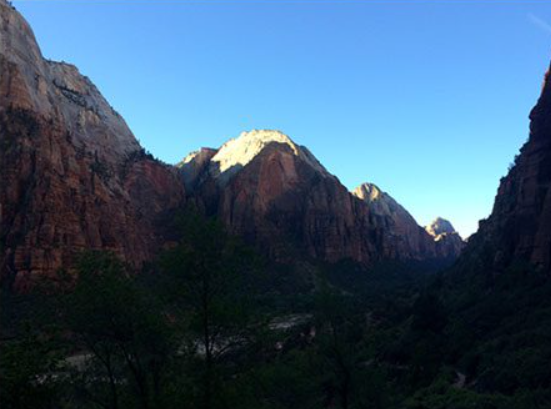
#> input picture lab_images/1.png, 551 x 409 px
$ jupyter execute lab_practice_03.ipynb
#> lines starting #> are read from the running program, lines starting #| are printed output that depends on the picture; after the words box and inside, x2 and y2 are one past the last pixel; in counts of white or black regions, pixels touching at a corner belong together
[cell 1]
import numpy as np
import cv2
import matplotlib.pyplot as plt
from pathlib import Path


def read_image(img_or_path):
#> called with img_or_path = 'lab_images/1.png'
    if isinstance(img_or_path, (str, Path)):
        img = cv2.imread(str(img_or_path), cv2.IMREAD_UNCHANGED)
#> img is the input picture: shape (409, 551, 4); mean B, G, R, A 112.1, 87.7, 59.3, 255
        if img is None:
            raise FileNotFoundError(f"Cannot read image: {img_or_path}")
        return img
    return np.array(img_or_path)

[cell 2]
import matplotlib.pyplot as plt
import cv2


def show_image(img, title="Image"):

    if img.ndim == 3:
        # convert BGR (OpenCV) → RGB for correct colors
        img = cv2.cvtColor(img, cv2.COLOR_BGR2RGB)

    plt.imshow(img, cmap='gray' if img.ndim == 2 else None)
    plt.title(title)
    plt.axis("off")
    plt.show()

[cell 3]
def image_negative(img_or_path):

    img = read_image(img_or_path)

    if img.dtype == np.uint8:
        out = 255 - img
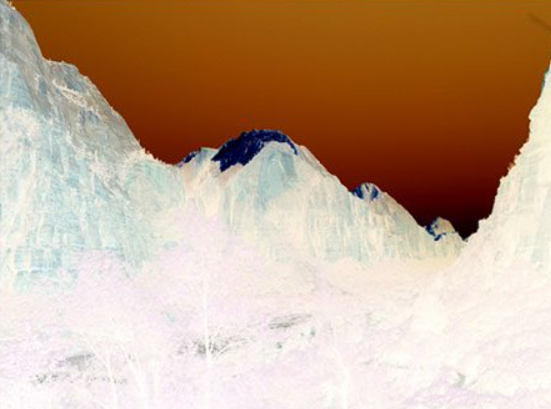
#> out: shape (409, 551, 4); mean B, G, R, A 142.9, 167.3, 195.7, 0
    else:
        img = img.astype(np.float32)
        if img.max() > 1.5:
            img = img / 255.0
        out = 1.0 - img

    return out


result = image_negative("lab_images/1.png")
show_image(result)

[cell 4]
def to_grayscale(img_or_path):

#> called with img_or_path = 'lab_images/1.png'
    img = read_image(img_or_path)

    if img.ndim == 2:
        return img

    if img.shape[2] == 3:
        return cv2.cvtColor(img, cv2.COLOR_BGR2GRAY)

    if img.shape[2] == 4:
        return cv2.cvtColor(img[:, :, :3], cv2.COLOR_BGR2GRAY)
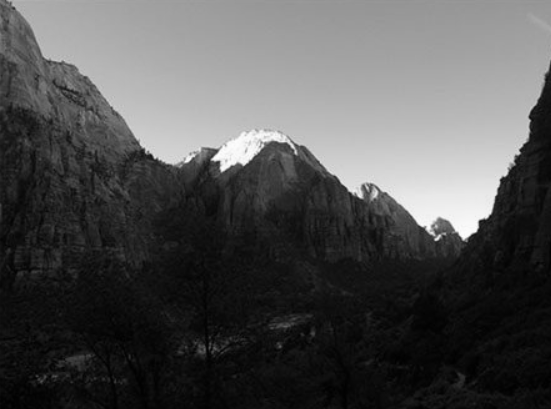
#> returned value: shape (409, 551); min 1, max 254, mean 82

    raise ValueError("Unsupported image format")

result = to_grayscale("lab_images/1.png")
show_image(result)

[cell 5]
def mirror_image(img_or_path):

#> called with img_or_path = 'lab_images/1.png'
    img = read_image(img_or_path)

    flipped = np.fliplr(img)
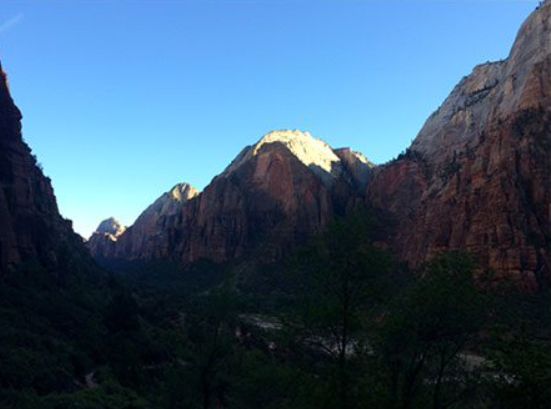
#> flipped: shape (409, 551, 4); mean B, G, R, A 112.1, 87.7, 59.3, 255
    out = np.concatenate((img, flipped), axis=1)
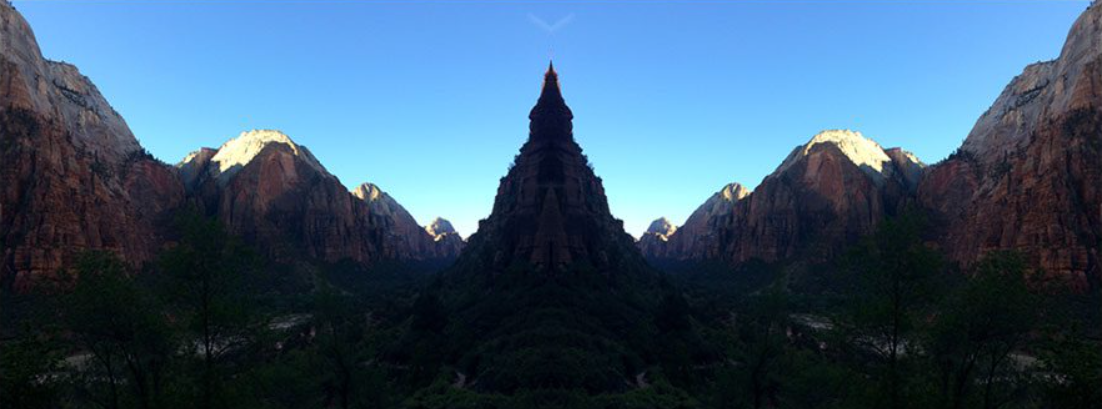
#> out: shape (409, 1102, 4); mean B, G, R, A 112.1, 87.7, 59.3, 255

    return out


result = mirror_image("lab_images/1.png")
show_image(result)

[cell 6]
def gamma_non_normalized(img_or_path, gamma):

#> called with img_or_path = 'lab_images/1.png', gamma = 1.2
    img = read_image(img_or_path)
    img = img.astype(np.float32)
#> img: shape (409, 551, 4) float32

    out = np.power(img, gamma)
#> out: shape (409, 551, 4) float32
    out = np.clip(out, 0, 255).astype(np.uint8)
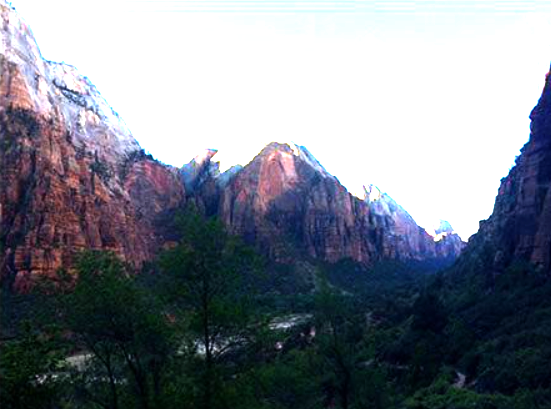
#> out: shape (409, 551, 4); mean B, G, R, A 138, 127.7, 122.1, 255

    return out


result = gamma_non_normalized("lab_images/1.png", gamma=1.2)
show_image(result)

[cell 7]
def gamma_normalized(img_or_path, gamma):

#> called with img_or_path = 'lab_images/1.png', gamma = 1.2
    img = read_image(img_or_path)
    img = img.astype(np.float32)

    if img.max() > 1.5:
        img = img / 255.0
#> img: shape (409, 551, 4) float32

    out = np.power(img, gamma)

    return out

result = gamma_normalized("lab_images/1.png", gamma=1.2)
show_image(result)

[cell 8]
def plot_gamma_curves():

    gammas = [0.02, 0.2, 0.5, 0.8, 1, 2, 3, 3.5, 4]

    # Non-normalized
    x1 = np.arange(0, 256)

    plt.figure()
    for g in gammas:
        y = np.power(x1, g)
        plt.plot(x1, y)
    plt.title("Non-normalized Gamma Curves")
    plt.xlabel("Input Intensity")
    plt.ylabel("Output Intensity")
    plt.show()
#> figure, not shown here; curve peaks at x = 255, y = 1.12; curve peaks at x = 255, y = 3.03; curve peaks at x = 255, y = 15.97

    # Normalized
    x2 = np.arange(0, 1.001, 0.001)

    plt.figure()
    for g in gammas:
        y = np.power(x2, g)
        plt.plot(x2, y)
    plt.title("Normalized Gamma Curves")
    plt.xlabel("Input Intensity")
    plt.ylabel("Output Intensity")
    plt.show()
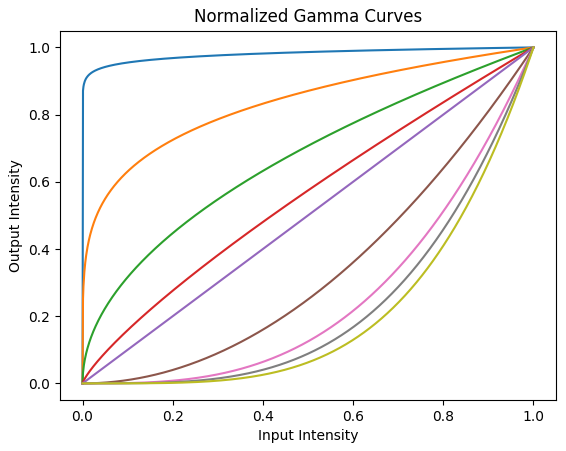
#> figure drawn by matplotlib, 1 panel; curve peaks at x = 1, y = 1; curve peaks at x = 1, y = 1; curve peaks at x = 1, y = 1


plot_gamma_curves()

[cell 9]
def set_range_to_max(img_or_path, A, B):

#> called with img_or_path = 'lab_images/1.png', A = 66, B = 100
    img = read_image(img_or_path)
    img = img.copy()

    if img.dtype != np.uint8:
        img = img.astype(np.uint8)

    mask = (img >= A) & (img <= B)
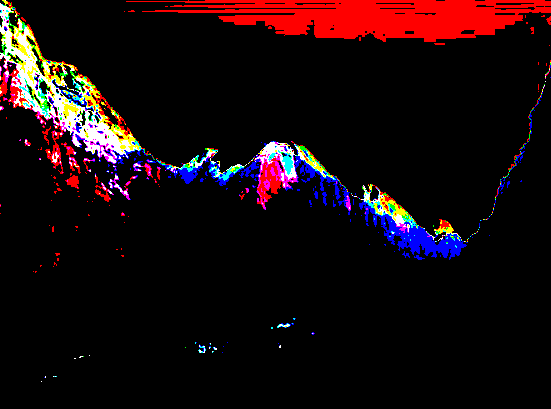
#> mask: shape (409, 551, 4) bool; mean B, G, R, A 0.0498, 0.0392, 0.0948, 0
    img[mask] = 255
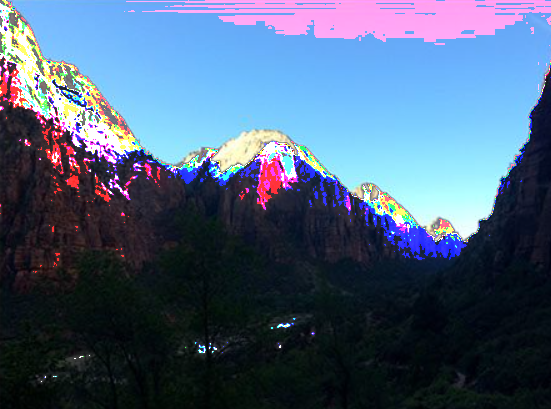
#> img: shape (409, 551, 4); 12% of pixels changed, all inside (x1, y1, x2, y2) = (0, 0, 551, 382)

    return img


result = set_range_to_max("lab_images/1.png", A=66, B=100)
show_image(result)

[cell 10]
def apply_negative_to_folder(folder_path):

    folder = Path(folder_path)

    for file in folder.iterdir():
        if file.suffix.lower() in [".png", ".jpg", ".jpeg", ".bmp"]:
            img = image_negative(file)
            cv2.imwrite(str(folder / f"negative_{file.name}"), img)

[cell 11]
def bitget(img_or_path, bit_position):
#> called with bit_position = 1
    if not (1 <= int(bit_position) <= 8):
        raise ValueError("bit_position must be in range 1..8")

    img = read_image(img_or_path)

    # ensure grayscale
    if img.ndim == 3:
        if img.shape[2] == 3:
            img = cv2.cvtColor(img, cv2.COLOR_BGR2GRAY)
        elif img.shape[2] == 4:
            img = cv2.cvtColor(img[:, :, :3], cv2.COLOR_BGR2GRAY)
        else:
            raise ValueError("Unsupported image format")

    if img.dtype != np.uint8:
        img = np.clip(img, 0, 255).astype(np.uint8)

    shifted = np.right_shift(img, bit_position - 1)
    plane = np.bitwise_and(shifted, 1)
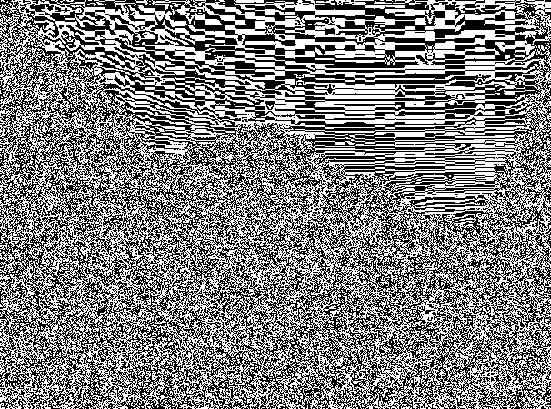
#> plane: shape (409, 551); values 0 (black) and 1 (white), 50% white in thin lines or dots


    out = (plane * 255).astype(np.uint8)
#> out: shape (409, 551); 50% white in thin lines or dots
    return out

[cell 12]
def displayBitResponse(img_or_path):
    img = read_image(img_or_path)

    if img.ndim == 3:
        if img.shape[2] == 3:
            img = cv2.cvtColor(img, cv2.COLOR_BGR2GRAY)
        elif img.shape[2] == 4:
            img = cv2.cvtColor(img[:, :, :3], cv2.COLOR_BGR2GRAY)
        else:
            raise ValueError("Unsupported image format")

    if img.dtype != np.uint8:
        img = np.clip(img, 0, 255).astype(np.uint8)

    plt.figure(figsize=(12, 6))

    for b in range(1, 9):
        plane_img = bitget(img, b)

        plt.subplot(2, 4, b)
        plt.imshow(plane_img, cmap="gray", vmin=0, vmax=255)
        plt.title(f"bit plane{b}")
        plt.axis("off")

    plt.tight_layout()
    plt.show()
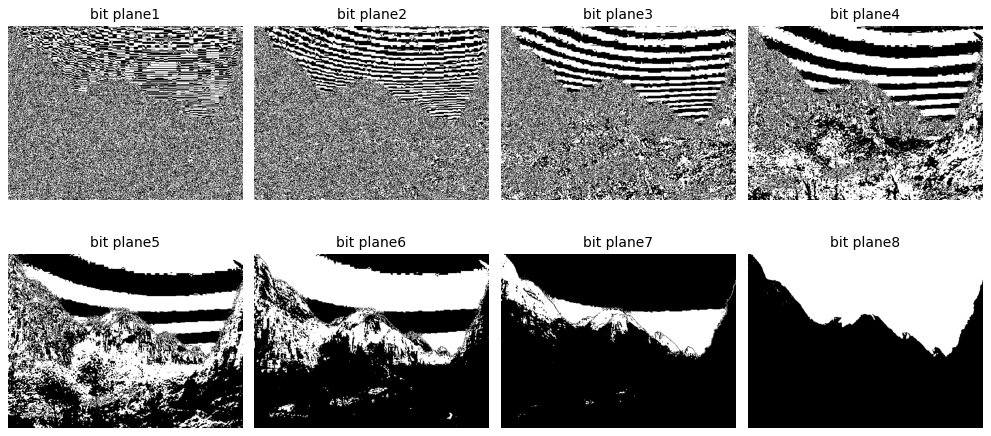
#> figure drawn by matplotlib, 8 panels


displayBitResponse("lab_images/1.png")
